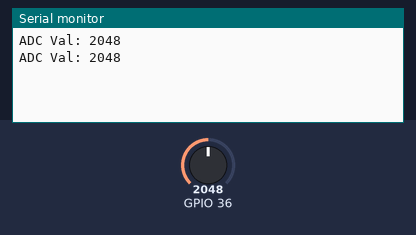
The sketch below on a simulated ESP32. On the bench: the last lines printed to the serial monitor. Inputs (shaded band) come from the test bench; at power-on: GPIO 36 = 2048.

Above: at 2.9 s.
3.0 s: GPIO 36 set to 2866
At 3.9 s:
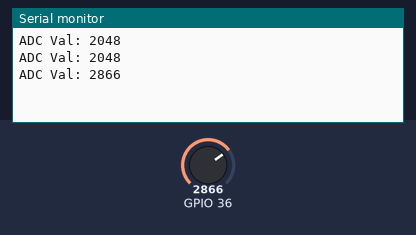
6.6 s: GPIO 36 set to 3603
At 7.9 s:
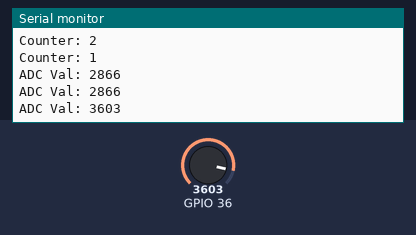
Timing chart, 0 to 9.6 s (numbered marks = the images above; inputs shaded):
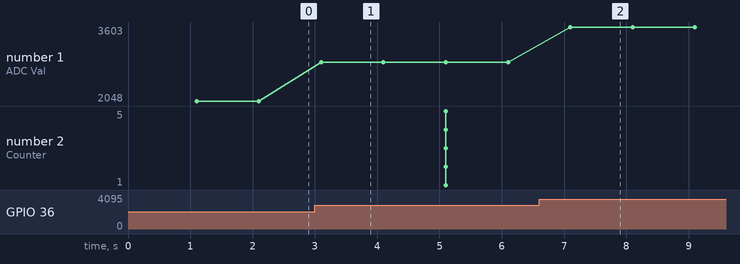

Measured:
- after the input at 3.0 s, the serial monitor: prints a new line after 0.10 s (image 1)
- after the input at 6.6 s, the serial monitor: prints a new line after 0.50 s (image 2)
- plotted number 1: 2048 → 2866 after the input at 3.0 s, 2866 → 3603 after the input at 6.6 s

The sketch:

HWInterrupt.ino
```cpp
#include "freertos/FreeRTOS.h"
#include "freertos/task.h"
#include "freertos/semphr.h"

// Using only single core for now
#if CONFIG_FREERTOS_UNICORE
static const BaseType_t app_cpu = 0;
#else
static const BaseType_t app_cpu = 1;
#endif

// Semaphore
static SemaphoreHandle_t bin_sem;
static SemaphoreHandle_t serialMutex;

// Timer
static hw_timer_t *timer = NULL;
static const uint32_t TIMER_PRE_SCALE = 80;
static const uint32_t TIMER_MAX_COUNT = 1000000;
static portMUX_TYPE spinLock = portMUX_INITIALIZER_UNLOCKED;

// Global
static volatile uint32_t counter = 0;
static volatile int16_t adcValue = 0;

// ISR
void IRAM_ATTR onTimer(void) {
    BaseType_t taskWoken = pdFALSE;

    // ESP IDF critical section
    portENTER_CRITICAL_ISR(&spinLock);
    counter++;
    adcValue = analogRead(A0);          // GPIO 36
    portEXIT_CRITICAL_ISR(&spinLock);

    xSemaphoreGiveFromISR(bin_sem, &taskWoken);

    // Vanilla FreeRTOS critical section
    // UBaseType_t saved_status;
    // saved_status = taskENTER_CRITICAL_FROM_ISR();
    // counter++;
    // taskEXIT_CRITICAL_FROM_ISR(saved_status);

    // Exit from ISR by yielding to a task
    if(taskWoken) {
        portYIELD_FROM_ISR();
    }

    // On vanilla  version of FreeRTOS
    // portYIELD_FROM_ISR(taskWoken);
}

// Task
void printValues(void *param) {
    while(true) {
        while(counter > 0) {
            xSemaphoreTake(serialMutex, portMAX_DELAY);
            Serial.print("Counter: ");
            Serial.println(counter);
            xSemaphoreGive(serialMutex);

            // Critical section inside task
            portENTER_CRITICAL(&spinLock);
            counter--;
            portEXIT_CRITICAL(&spinLock);

            // Vanilla FreeRTOS
            // taskENTER_CRITICAL();
            // counter--;
            // taskEXIT_CRITICAL();
        }

        // A small delay so the ISR can increment the variable
        vTaskDelay(5000 / portTICK_PERIOD_MS);
    }
}

void adcTask(void *param) {
    while(true) {
        xSemaphoreTake(bin_sem, portMAX_DELAY);

        xSemaphoreTake(serialMutex, portMAX_DELAY);
        Serial.print("ADC Val: ");
        Serial.println(adcValue);
        xSemaphoreGive(serialMutex);
    }
}

void setup() {
    Serial.begin(115200);
    vTaskDelay(100 / portTICK_PERIOD_MS);

    // Initializing timer
    timer = timerBegin(0, TIMER_PRE_SCALE, true);
    timerAlarmWrite(timer, TIMER_MAX_COUNT, true);
    timerAttachInterrupt(timer, onTimer, true);
    timerAlarmEnable(timer);

    // Creating binary semaphore and mutex for serial
    bin_sem = xSemaphoreCreateBinary();
    serialMutex = xSemaphoreCreateMutex();

    // Creating task
    xTaskCreatePinnedToCore(
        printValues,
        "Printer",
        1024,
        NULL,
        1,
        NULL,
        app_cpu
    );

    xTaskCreatePinnedToCore(
        adcTask,
        "ADC task",
        1024,
        NULL,
        2,
        NULL,
        app_cpu
    );

    // Deleting current task
    vTaskDelete(NULL);
}

void loop() {
}
```
